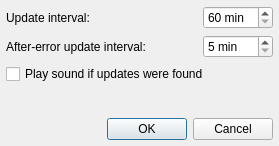
<?xml version="1.0" encoding="UTF-8"?>
<ui version="4.0">
 <class>MainWindow</class>
 <widget class="QMainWindow" name="MainWindow">
  <property name="windowModality">
   <enum>Qt::NonModal</enum>
  </property>
  <property name="geometry">
   <rect>
    <x>0</x>
    <y>0</y>
    <width>279</width>
    <height>146</height>
   </rect>
  </property>
  <property name="windowTitle">
   <string>QPacmanTray settings...</string>
  </property>
  <property name="windowIcon">
   <iconset resource="pics.qrc">
    <normaloff>:/pics/PacmanTray-arch_logo</normaloff>:/pics/PacmanTray-arch_logo</iconset>
  </property>
  <widget class="QWidget" name="centralWidget">
   <layout class="QHBoxLayout" name="horizontalLayout_5">
    <property name="margin">
     <number>0</number>
    </property>
    <item>
     <layout class="QVBoxLayout" name="verticalLayout_2">
      <item>
       <widget class="ToolbarWindow" name="toolBarWidget" native="true"/>
      </item>
      <item>
       <layout class="QVBoxLayout" name="verticalLayout">
        <item>
         <layout class="QGridLayout" name="gridLayout">
          <item row="0" column="0">
           <layout class="QHBoxLayout" name="horizontalLayout_3">
            <item>
             <spacer name="horizontalSpacer_4">
              <property name="orientation">
               <enum>Qt::Horizontal</enum>
              </property>
              <property name="sizeType">
               <enum>QSizePolicy::Fixed</enum>
              </property>
              <property name="sizeHint" stdset="0">
               <size>
                <width>6</width>
                <height>20</height>
               </size>
              </property>
             </spacer>
            </item>
            <item>
             <widget class="QLabel" name="label">
              <property name="text">
               <string>Update interval:</string>
              </property>
             </widget>
            </item>
            <item>
             <spacer name="horizontalSpacer_2">
              <property name="orientation">
               <enum>Qt::Horizontal</enum>
              </property>
              <property name="sizeHint" stdset="0">
               <size>
                <width>40</width>
                <height>20</height>
               </size>
              </property>
             </spacer>
            </item>
           </layout>
          </item>
          <item row="0" column="1">
           <widget class="QSpinBox" name="intervalSpin">
            <property name="suffix">
             <string> min</string>
            </property>
            <property name="prefix">
             <string/>
            </property>
            <property name="minimum">
             <number>60</number>
            </property>
            <property name="maximum">
             <number>180</number>
            </property>
           </widget>
          </item>
          <item row="1" column="1">
           <widget class="QSpinBox" name="err_intervalSpin">
            <property name="suffix">
             <string> min</string>
            </property>
            <property name="prefix">
             <string/>
            </property>
            <property name="minimum">
             <number>5</number>
            </property>
            <property name="maximum">
             <number>180</number>
            </property>
            <property name="value">
             <number>5</number>
            </property>
           </widget>
          </item>
          <item row="1" column="0">
           <layout class="QHBoxLayout" name="horizontalLayout">
            <item>
             <spacer name="horizontalSpacer_5">
              <property name="orientation">
               <enum>Qt::Horizontal</enum>
              </property>
              <property name="sizeType">
               <enum>QSizePolicy::Fixed</enum>
              </property>
              <property name="sizeHint" stdset="0">
               <size>
                <width>6</width>
                <height>6</height>
               </size>
              </property>
             </spacer>
            </item>
            <item>
             <widget class="QLabel" name="label_2">
              <property name="text">
               <string>After-error update interval:</string>
              </property>
             </widget>
            </item>
            <item>
             <spacer name="horizontalSpacer_3">
              <property name="orientation">
               <enum>Qt::Horizontal</enum>
              </property>
              <property name="sizeHint" stdset="0">
               <size>
                <width>40</width>
                <height>20</height>
               </size>
              </property>
             </spacer>
            </item>
           </layout>
          </item>
          <item row="0" column="2">
           <spacer name="horizontalSpacer_8">
            <property name="orientation">
             <enum>Qt::Horizontal</enum>
            </property>
            <property name="sizeType">
             <enum>QSizePolicy::Fixed</enum>
            </property>
            <property name="sizeHint" stdset="0">
             <size>
              <width>6</width>
              <height>20</height>
             </size>
            </property>
           </spacer>
          </item>
          <item row="1" column="2">
           <spacer name="horizontalSpacer_9">
            <property name="orientation">
             <enum>Qt::Horizontal</enum>
            </property>
            <property name="sizeType">
             <enum>QSizePolicy::Fixed</enum>
            </property>
            <property name="sizeHint" stdset="0">
             <size>
              <width>6</width>
              <height>20</height>
             </size>
            </property>
           </spacer>
          </item>
         </layout>
        </item>
        <item>
         <layout class="QHBoxLayout" name="horizontalLayout_4">
          <item>
           <spacer name="horizontalSpacer_6">
            <property name="orientation">
             <enum>Qt::Horizontal</enum>
            </property>
            <property name="sizeType">
             <enum>QSizePolicy::Fixed</enum>
            </property>
            <property name="sizeHint" stdset="0">
             <size>
              <width>6</width>
              <height>20</height>
             </size>
            </property>
           </spacer>
          </item>
          <item>
           <widget class="QCheckBox" name="playCheck">
            <property name="sizePolicy">
             <sizepolicy hsizetype="Expanding" vsizetype="Fixed">
              <horstretch>0</horstretch>
              <verstretch>0</verstretch>
             </sizepolicy>
            </property>
            <property name="text">
             <string>Play sound if updates were found</string>
            </property>
           </widget>
          </item>
          <item>
           <spacer name="horizontalSpacer_10">
            <property name="orientation">
             <enum>Qt::Horizontal</enum>
            </property>
            <property name="sizeType">
             <enum>QSizePolicy::Fixed</enum>
            </property>
            <property name="sizeHint" stdset="0">
             <size>
              <width>6</width>
              <height>20</height>
             </size>
            </property>
           </spacer>
          </item>
         </layout>
        </item>
        <item>
         <spacer name="verticalSpacer">
          <property name="orientation">
           <enum>Qt::Vertical</enum>
          </property>
          <property name="sizeHint" stdset="0">
           <size>
            <width>277</width>
            <height>13</height>
           </size>
          </property>
         </spacer>
        </item>
        <item>
         <layout class="QHBoxLayout" name="horizontalLayout_2">
          <item>
           <spacer name="horizontalSpacer_7">
            <property name="orientation">
             <enum>Qt::Horizontal</enum>
            </property>
            <property name="sizeType">
             <enum>QSizePolicy::Fixed</enum>
            </property>
            <property name="sizeHint" stdset="0">
             <size>
              <width>6</width>
              <height>20</height>
             </size>
            </property>
           </spacer>
          </item>
          <item>
           <widget class="QDialogButtonBox" name="quitButtonBox">
            <property name="sizePolicy">
             <sizepolicy hsizetype="Minimum" vsizetype="Fixed">
              <horstretch>0</horstretch>
              <verstretch>0</verstretch>
             </sizepolicy>
            </property>
            <property name="standardButtons">
             <set>QDialogButtonBox::NoButton</set>
            </property>
           </widget>
          </item>
          <item>
           <spacer name="horizontalSpacer">
            <property name="orientation">
             <enum>Qt::Horizontal</enum>
            </property>
            <property name="sizeType">
             <enum>QSizePolicy::Expanding</enum>
            </property>
            <property name="sizeHint" stdset="0">
             <size>
              <width>10</width>
              <height>20</height>
             </size>
            </property>
           </spacer>
          </item>
          <item>
           <widget class="QDialogButtonBox" name="buttonBox">
            <property name="standardButtons">
             <set>QDialogButtonBox::Cancel|QDialogButtonBox::Ok</set>
            </property>
           </widget>
          </item>
          <item>
           <spacer name="horizontalSpacer_11">
            <property name="orientation">
             <enum>Qt::Horizontal</enum>
            </property>
            <property name="sizeType">
             <enum>QSizePolicy::Fixed</enum>
            </property>
            <property name="sizeHint" stdset="0">
             <size>
              <width>6</width>
              <height>20</height>
             </size>
            </property>
           </spacer>
          </item>
         </layout>
        </item>
       </layout>
      </item>
      <item>
       <spacer name="verticalSpacer_2">
        <property name="orientation">
         <enum>Qt::Vertical</enum>
        </property>
        <property name="sizeType">
         <enum>QSizePolicy::Fixed</enum>
        </property>
        <property name="sizeHint" stdset="0">
         <size>
          <width>20</width>
          <height>6</height>
         </size>
        </property>
       </spacer>
      </item>
     </layout>
    </item>
   </layout>
  </widget>
 </widget>
 <layoutdefault spacing="6" margin="11"/>
 <customwidgets>
  <customwidget>
   <class>ToolbarWindow</class>
   <extends>QWidget</extends>
   <header>toolbarwindow.h</header>
   <container>1</container>
  </customwidget>
 </customwidgets>
 <resources>
  <include location="pics.qrc"/>
 </resources>
 <connections/>
</ui>
